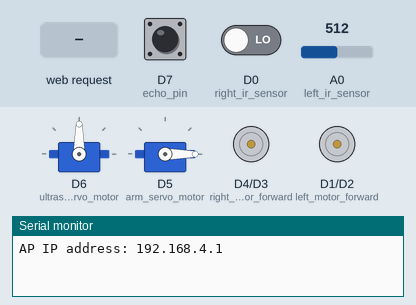
The sketch below on a simulated ESP8266 (NodeMCU). Shown: 2 × servo, motor-driver pin pairs drawn as motors (green arrow = first pin HIGH = forward, orange = second pin HIGH = backward, longer = more drive), the last lines printed to the serial monitor. The test bench sets the inputs (shaded band); at power-on: D7 (echo_pin) LOW, D0 (right_ir_sensor) LOW, A0 (left_ir_sensor) = 512.

Above: at 2.2 s.
2.3 s: HTTP request GET /?State=o received
At 4.6 s:
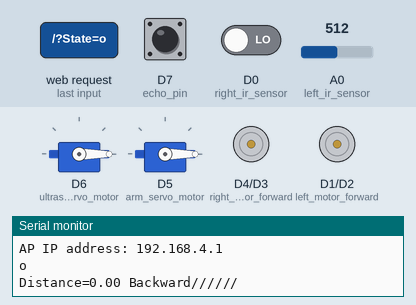
5.3 s: HTTP request GET /?State=l received
At 8.1 s:
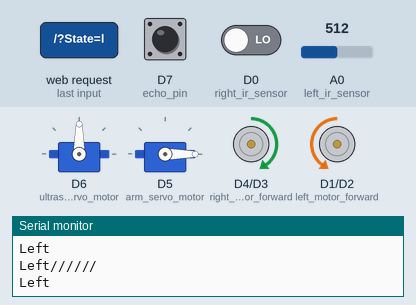
8.3 s: HTTP request GET /?State=o received
At 9.43 s:
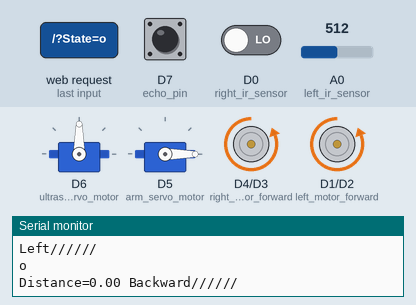
11.3 s: D7 (echo_pin) pulsed HIGH 5 times (0.12 s each, 0.3 s apart)
15.8 s: D7 (echo_pin) pulsed HIGH 2 times (0.12 s each, 0.3 s apart)
Timing chart, 0 to 20.1 s (numbered marks = the images above; inputs shaded):
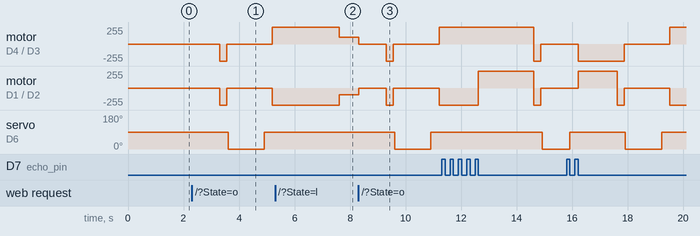

Measured:
- after the input at 2.3 s, motor on D4 (right_motor_forward) / D3 (right_motor_backward): stopped → backward 255/255 after 1.0 s, → stopped 0.25 s later, → forward 255/255 1.7 s later; motor on D1 (left_motor_forward) / D2 (left_motor_backward): stopped → backward 255/255 after 1.0 s, → stopped 0.25 s later, → backward 255/255 1.7 s later
- after the input at 5.3 s, motor on D1 (left_motor_forward) / D2 (left_motor_backward): backward 255/255 → backward 100/255 after 2.3 s; servo on D6 (ultrasonic_servo_motor): stays 90° (without the input it goes to 0° after 1.6 s)

The sketch:

RALOW.ino
```cpp
#include <ESP8266WiFi.h>                                                          // Including libraries for wifi
#include <WiFiClient.h>
#include <ESP8266WebServer.h>
#include <Servo.h>                                                                 // Including library for Servo
#include <NewPing.h>

/* Defining motor control pins */
#define left_motor_forward    D1   // D1->IN1
#define left_motor_backward   D2   // D2->IN2
#define right_motor_backward  D3   // D3->IN3
#define right_motor_forward   D4   // D4->IN4

#define left_ir_sensor    A0                                                               // Infrared sensor pins
#define right_ir_sensor   D0

#define trigger_pin  D8                                                                  // Ultrasonic sensor pins
#define echo_pin     D7

#define MAX_DISTANCE 250

/*  If we are taking output(printing something) in serial monitor then we can use Rx pin..... not Tx pin
  and vice versa. At the time of code uploading remove connections of Rx and Tx pin.
  A0 is only for analog input */

String command;                                                             //  String to store app command state

Servo ultrasonic_servo_motor;
Servo arm_servo_motor;

int arm_angle = 0;
float distance = 100.0;

const char* ssid = "Robocell Car";                                             // Wifi Name, set as your team name
const char* password = "12345678";                                                                // Set password
ESP8266WebServer server(80);                                                // Starting the Web-Server at port:80

void setup()
{
  pinMode(left_motor_backward, OUTPUT);
  pinMode(left_motor_forward, OUTPUT);
  pinMode(right_motor_backward, OUTPUT);
  pinMode(right_motor_forward, OUTPUT);

  pinMode(left_ir_sensor, INPUT);
  pinMode(right_ir_sensor, INPUT);

  ultrasonic_servo_motor.attach(D6);                  // Using TX pin, remove this connection while uploading code
  ultrasonic_servo_motor.write(90);
  NewPing sonar(trigger_pin, echo_pin, MAX_DISTANCE);

  arm_servo_motor.attach(D5);                                                       // Attaching the Servo to pin
  delay(1000);
  arm_servo_motor.write(arm_angle);

  Serial.begin(9600);                                                        // Setting the up the Serial Monitor

  WiFi.mode(WIFI_AP);                                                                      // Setting up the Wifi
  WiFi.softAP(ssid, password);

  /* Starting the Web-Server */

  IPAddress myIP = WiFi.softAPIP();
  Serial.print("AP IP address: ");
  Serial.println(myIP);
  server.on ( "/", HTTP_handleRoot );
  server.onNotFound ( HTTP_handleRoot );
  server.begin();

  Stop();
}
/////////////////////////////////////////////////////////////////////////////////////////////////////////////////
/*********************************************** MOTOR FUNCTIONS ***********************************************/
/////////////////////////////////////////////////////////////////////////////////////////////////////////////////

/*************************************************** FORWARD ***************************************************/

void Forward(int speed = 255)
{
  analogWrite(left_motor_forward,speed);
  analogWrite(right_motor_forward,speed);
  digitalWrite(left_motor_backward,LOW);
  digitalWrite(right_motor_backward,LOW);
  Serial.println("Forward//////");
}

/*************************************************** BACKWARD **************************************************/
void Backward(int speed = 255)
{
  analogWrite(left_motor_backward,speed);
  analogWrite(right_motor_backward,speed);
  digitalWrite(left_motor_forward,LOW);
  digitalWrite(right_motor_forward,LOW);
  Serial.println("Backward//////");
}

/************************************************** TURN LEFT **************************************************/
void Left(int speed = 255)
{
  analogWrite(right_motor_forward,speed);
  analogWrite(left_motor_backward,speed);
  digitalWrite(right_motor_backward,LOW);
  digitalWrite(left_motor_forward,LOW);
  Serial.println("Left//////");
}

/************************************************** TURN RIGHT *************************************************/
void Right(int speed = 255)
{
  analogWrite(left_motor_forward,speed);
  digitalWrite(left_motor_backward,LOW);
  digitalWrite(right_motor_forward,LOW);
  analogWrite(right_motor_backward,speed);
  Serial.println("Right//////");
}
/**************************************************** STOP *****************************************************/
void Stop()
{
  digitalWrite(left_motor_forward,LOW);
  digitalWrite(left_motor_backward,LOW);
  digitalWrite(right_motor_forward,LOW);
  digitalWrite(right_motor_backward,LOW);
}

/********************************************* LINE FOLLOWER MODE **********************************************/

void line_follower_mode()
{
  while(command!="ST" and command!="m" and command!="o"){
    // Serial.println("Line follower mode ");
    if (analogRead(left_ir_sensor) < 512  and digitalRead(right_ir_sensor) == LOW)
      Serial.println("Forward"), Forward(100);

    if (analogRead(left_ir_sensor) >= 512  and digitalRead(right_ir_sensor) == LOW)
      Serial.println("Left"), Left(100);

    if (analogRead(left_ir_sensor) < 512  and digitalRead(right_ir_sensor) == HIGH)
      Serial.println("Right"), Right(100);

    if (analogRead(left_ir_sensor) >= 512  and digitalRead(right_ir_sensor) == HIGH)
      Serial.println("Stop"), Stop();

    server.handleClient();
    command = server.arg("State");
  }
}

/******************************************* OBSTACLE AVOIDANCE MODE *******************************************/

void obstacle_avoidance_mode()
{
  while(command!="ST" and command!="m" and command!="l")
  {
    distance = measure_distance();
    while((distance<=20 or distance<0) and command!="ST" and command!="m" and command!="l")            // If forward distance is less than 20 cm or reading is incorrect
    {                                            // then stop for 50 miliseconds and check right distance.
      back_Stop();
      delay(50);
      ultrasonic_servo_motor.write(0);                                                 // Ultrasonic sensor faces right side
      delay(300);
      distance = measure_distance();

      ultrasonic_servo_motor.write(90);                            // Ultrasonic sensor is back to position ,i.e faces front
      delay(300);

      if(distance>20)                                   // If right distance is greater than 20 cm than turn right
      {
        Right();
        delay(400);
        distance = measure_distance();
      }
      else                                            // If right distance is not greater than 20 cm it turns left
      {
        Left(255);
        delay(400);
        distance = measure_distance();
      }
    }
    distance = measure_distance();                                 // If forward distance is greater than 20 cm means bot goes forward

    while(distance>20 and command!="ST" and command!="m" and command!="l")
    {
      ultrasonic_servo_motor.write(90);                               // U.S sensor is at original position ,i.e faces front
      delay(300);
      Forward(255);
      distance = measure_distance();
    }
  }
}

float measure_distance()                       // This function measures the distance of obstacle from the Ultrasonic sensor
{
  digitalWrite(trigger_pin, LOW);
  delayMicroseconds(2);
  digitalWrite(trigger_pin, HIGH);
  delayMicroseconds(10);
  digitalWrite(trigger_pin, LOW);

  float duration = pulseIn(echo_pin, HIGH);         // Calculates after how much time we are getting the response
  float distance = (duration * 0.034) / 2;                           // Speed of Sound=340m/s i.e. 0.034cm/microseconds

  Serial.print("Distance=");
  Serial.print(distance);
  Serial.print(" ");

  server.handleClient();
  command = server.arg("State");
  return distance;
}

void back_Stop()
{
  Backward(255);
  delay(250);
  Stop();
}

/*************************************************** ARM CODE ***************************************************/

void arm_up()
{
  if(arm_angle<=0)
    arm_angle=0;
  arm_angle -= 5;
  arm_servo_motor.write(arm_angle);
}

void arm_down()
{
   if(arm_angle>=180)
    arm_angle=180;
  arm_angle += 5;
  arm_servo_motor.write(arm_angle);
}

bool wifi = 0, line = 0, obs = 0;

void loop()
{
  server.handleClient();
  command = server.arg("State");

  if (command == "m")
  {
    Stop();
    wifi  = 1;
    line = 0;
    obs = 0;
  }

  else if (command == "l")
  {
    Stop();
    wifi = 0;
    line = 1;
    obs = 0;
  }

  else if (command == "o")
  {
    Stop();
    wifi = 0;
    line = 0;
    obs = 1;
  }

  else if (command == "ST")
  {
    Stop();
  }

/************************************************** WIFI BOT ***************************************************/
  if (wifi)
  {
    if (command == "F")
      Forward();
    else if (command == "B")
      Backward();
    else if (command == "L")
      Left();
    else if (command == "R")
      Right();
    else if (command == "V")
      Stop();
    else if (command == "P")
      arm_up();
    else if (command == "S")
      arm_down();
  }
  if(line)
    line_follower_mode();
  if(obs)
    obstacle_avoidance_mode();

}

void HTTP_handleRoot(void)
{
  if ( server.hasArg("State") )
    Serial.println(server.arg("State"));

  server.send ( 200, "text/html", "" );

  delay(1);
}
```
